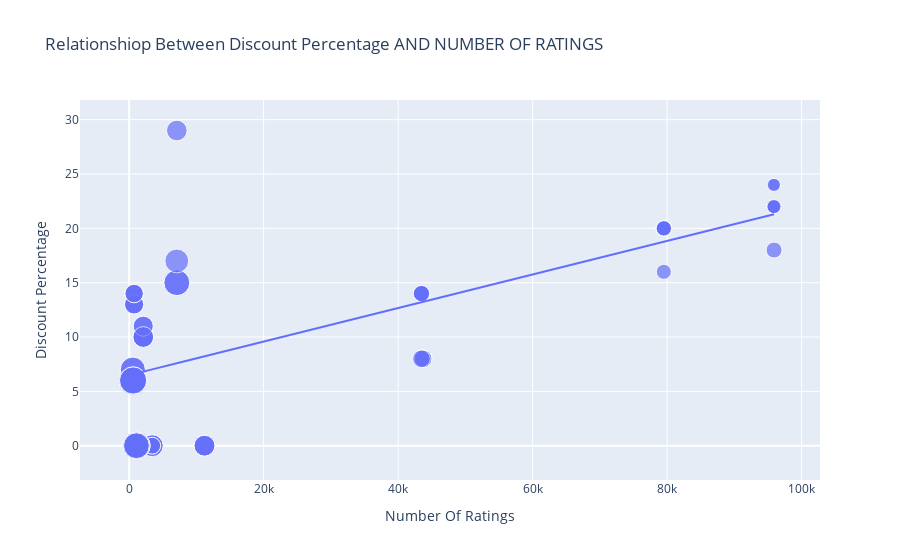

Here is the notebook cell this chart was saved with:
### Markdown cell above
### Now let’s have a look at the relationship between the discount percentage on iPhones and the number of ratings
#### There is a positive linear relationship between the discount percentage on iPhones  and the number of ratings. It means iPhones with high discounts are sold more in India.

### Code cell
figure = px.scatter(data_frame = dt, x= "Number Of Ratings",
                   y= "Discount Percentage",
                   size = "Sale Price",
                   trendline= "ols",
                   title= "Relationshiop Between Discount Percentage AND NUMBER OF RATINGS")
figure.show()

### Figure 1 — Plotly figure (JSON) as saved in the notebook; plotly's stock layout.template omitted (floating-point values rounded to 4 significant figures)
{"data": [{"hovertemplate": "Number Of Ratings=%{x}<br>Discount Percentage=%{y}<br>Sale Price=%{marker.size}<extra></extra>", "legendgroup": "", "marker": {"color": "#636efa", "size": [49900, 84900, 84900, 77000, 77000, 49900, 49900, 77000, 89900, 41999, 39999, 41999, 41999, 41999, 131900, 117100, 131900, 117100, 74999, 117900, 117100, 117900, 99900, 44999, 140900, 130900, 64900, 120900, 59900, 75900, 110900, 130900, 120900, 64900, 64900, 75900, 75900, 120900, 59900, 120900, 75900, 140900, 70900, 70900, 75900, 59900, 110900, 120900, 130900, 130900, 54999, 54999, 29999, 34999, 34999, 34999, 54999, 29999, 46999, 46999, 46999, 46999], "sizemode": "area", "sizeref": 352.2, "symbol": "circle"}, "mode": "markers", "name": "", "orientation": "v", "showlegend": false, "type": "scatter", "x": [3431, 3431, 3431, 11202, 11202, 3431, 3431, 11202, 1454, 79512, 79512, 79582, 79512, 79512, 1078, 1078, 1078, 1078, 7088, 7088, 1078, 7088, 7081, 95909, 542, 580, 740, 545, 740, 2101, 545, 580, 580, 730, 730, 2101, 2101, 580, 740, 580, 2092, 545, 2101, 2092, 2101, 740, 545, 580, 580, 580, 43707, 43707, 95807, 95909, 95807, 95909, 43470, 95909, 43470, 43470, 43470, 43470], "xaxis": "x", "y": [0, 0, 0, 0, 0, 0, 0, 0, 0, 20, 16, 20, 20, 20, 0, 0, 0, 0, 29, 15, 0, 15, 17, 18, 6, 6, 13, 6, 14, 10, 7, 6, 6, 13, 13, 10, 10, 6, 14, 6, 10, 6, 11, 11, 10, 14, 7, 6, 6, 6, 8, 8, 24, 22, 22, 22, 8, 24, 14, 14, 14, 14], "yaxis": "y"}, {"hovertemplate": "<b>OLS trendline</b><br>Discount Percentage = 0.000154292 * Number Of Ratings + 6.49233<br>R<sup>2</sup>=0.468988<br><br>Number Of Ratings=%{x}<br>Discount Percentage=%{y} <b>(trend)</b><extra></extra>", "legendgroup": "", "marker": {"color": "#636efa", "symbol": "circle"}, "mode": "lines", "name": "", "showlegend": false, "type": "scatter", "x": [542, 545, 545, 545, 545, 580, 580, 580, 580, 580, 580, 580, 580, 730, 730, 740, 740, 740, 740, 1078, 1078, 1078, 1078, 1078, 1454, 2092, 2092, 2101, 2101, 2101, 2101, 2101, 3431, 3431, 3431, 3431, 3431, 7081, 7088, 7088, 7088, 11202, 11202, 11202, 43470, 43470, 43470, 43470, 43470, 43707, 43707, 79512, 79512, 79512, 79512, 79582, 95807, 95807, 95909, 95909, 95909, 95909], "xaxis": "x", "y": [6.576, 6.576, 6.576, 6.576, 6.576, 6.582, 6.582, 6.582, 6.582, 6.582, 6.582, 6.582, 6.582, 6.605, 6.605, 6.607, 6.607, 6.607, 6.607, 6.659, 6.659, 6.659, 6.659, 6.659, 6.717, 6.815, 6.815, 6.816, 6.816, 6.816, 6.816, 6.816, 7.022, 7.022, 7.022, 7.022, 7.022, 7.585, 7.586, 7.586, 7.586, 8.221, 8.221, 8.221, 13.2, 13.2, 13.2, 13.2, 13.2, 13.24, 13.24, 18.76, 18.76, 18.76, 18.76, 18.77, 21.27, 21.27, 21.29, 21.29, 21.29, 21.29], "yaxis": "y"}], "layout": {"legend": {"itemsizing": "constant", "tracegroupgap": 0}, "title": {"text": "Relationshiop Between Discount Percentage AND NUMBER OF RATINGS"}, "xaxis": {"anchor": "y", "domain": [0, 1], "title": {"text": "Number Of Ratings"}}, "yaxis": {"anchor": "x", "domain": [0, 1], "title": {"text": "Discount Percentage"}}}}
